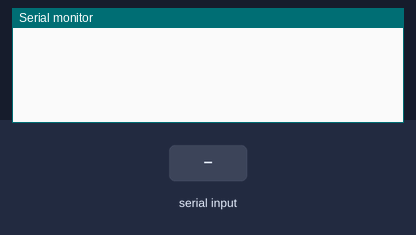
Bench run of a sketch on a simulated Arduino Uno, built with avr-gcc and run on an emulated ATmega328P. Parts: the last lines printed to the serial monitor. The test bench sets the inputs (shaded band).

Above: at 1.2 s.
1.3 s: byte 30 received over Serial
At 2.2 s:
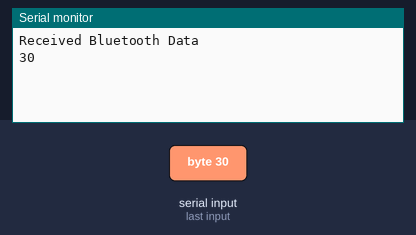
2.8 s: byte 90 received over Serial
At 3.3 s:
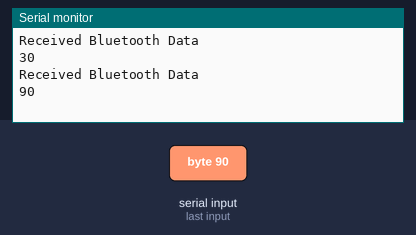
4.3 s: byte 120 received over Serial
At 5.6 s:
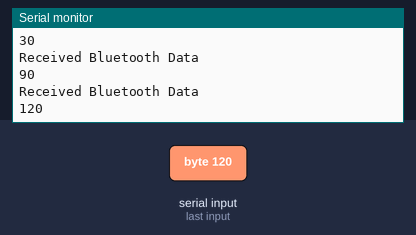

Measured:
- after the input at 1.3 s, the serial monitor: prints a new line at once (image 1)
- after the input at 2.8 s, the serial monitor: prints a new line at once (image 2)
- after the input at 4.3 s, the serial monitor: prints a new line at once (image 3)

The sketch:

Bluetooth_Module_Test.ino
```cpp
void setup() {
  Serial.begin(9600); // Sets transfer speed to 9600 bits/s; (if another baud rate is selected, garbage data is received from the bluetooth receiver)
}

void loop() {

  int received = 0;

  if (Serial.available() > 0) { // only runs if input data is received, otherwise does not run

    received = Serial.read();
    Serial.println("Received Bluetooth Data");
    Serial.println(received); //Prints received data
  }
}
```
